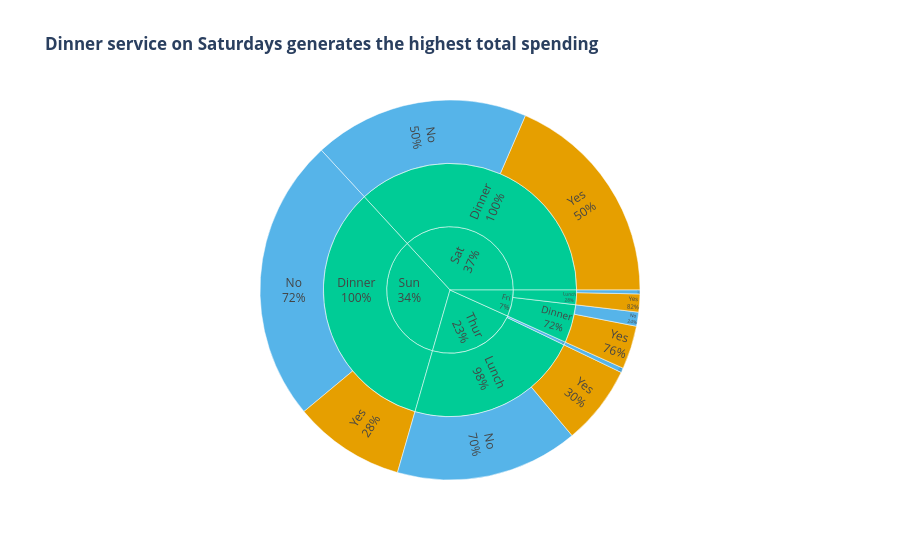

The code cell stored with this chart in its notebook:
### Markdown cell above
## Task 2 — Sunburst: tipping behaviour by day and meal time

**What to build:** A sunburst chart using the built-in `tips` dataset showing how **total bill amount** is distributed across day → time → smoker status.

**Requirements:**
- Load tips with `px.data.tips()`
- Aggregate **total bill** (sum of `total_bill`) per group — not count
- Hierarchy: `path=['day', 'time', 'smoker']`
- Colour encodes smoker status with a CVD-safe blue/orange palette
- Grey out parent nodes (day and time level)
- Use `percent parent` for text labels
- Insight title describing where the most spending happens

> 💡 `tips.groupby(['day', 'time', 'smoker'])['total_bill'].sum().reset_index()`

### Code cell
# Task 2
# YOUR CODE HERE
tips = px.data.tips()

tips_agg = tips.groupby(['day', 'time', 'smoker'])['total_bill'].sum().reset_index()

fig2 = px.sunburst(
    tips_agg,
    path=['day', 'time', 'smoker'],
    values='total_bill',
    color='smoker',
    color_discrete_map={
        'Yes': '#E69F00', 
        'No': '#56B4E9'   
    },
    title="<b>Dinner service on Saturdays generates the highest total spending</b>"
)

fig2.update_traces(
    textinfo="label+percent parent",
    insidetextorientation='radial',
    leaf=dict(opacity=1),
    marker=dict(line=dict(color='white', width=0.5))
)

fig2.show()

### Figure 1 — Plotly figure (JSON) as saved in the notebook; plotly's stock layout.template omitted (floating-point values rounded to 4 significant figures)
{"data": [{"branchvalues": "total", "customdata": [["(?)"], ["(?)"], ["(?)"], ["(?)"], ["(?)"], ["(?)"], ["(?)"], ["(?)"], ["(?)"], ["No"], ["No"], ["No"], ["No"], ["No"], ["No"], ["No"], ["Yes"], ["Yes"], ["Yes"], ["Yes"], ["Yes"]], "domain": {"x": [0, 1], "y": [0, 1]}, "hovertemplate": "labels=%{label}<br>total_bill=%{value}<br>parent=%{parent}<br>id=%{id}<br>smoker=%{customdata[0]}<extra></extra>", "ids": ["Thur", "Sat", "Fri", "Thur/Lunch", "Sun/Dinner", "Sat/Dinner", "Fri/Lunch", "Fri/Dinner", "Sun", "Thur/Dinner", "Fri/Dinner/No", "Thur/Dinner/No", "Sun/Dinner/No", "Sat/Dinner/No", "Fri/Lunch/No", "Thur/Lunch/No", "Sun/Dinner/Yes", "Sat/Dinner/Yes", "Fri/Lunch/Yes", "Fri/Dinner/Yes", "Thur/Lunch/Yes"], "insidetextorientation": "radial", "labels": ["Thur", "Sat", "Fri", "Lunch", "Dinner", "Dinner", "Lunch", "Dinner", "Sun", "Dinner", "No", "No", "No", "No", "No", "No", "Yes", "Yes", "Yes", "Yes", "Yes"], "leaf": {"opacity": 1}, "marker": {"colors": ["#00cc96", "#00cc96", "#00cc96", "#00cc96", "#00cc96", "#00cc96", "#00cc96", "#00cc96", "#00cc96", "#56B4E9", "#56B4E9", "#56B4E9", "#56B4E9", "#56B4E9", "#56B4E9", "#56B4E9", "#E69F00", "#E69F00", "#E69F00", "#E69F00", "#E69F00"], "line": {"color": "white", "width": 0.5}}, "name": "", "parents": ["", "", "", "Thur", "Sun", "Sat", "Fri", "Fri", "", "Thur", "Fri/Dinner", "Thur/Dinner", "Sun/Dinner", "Sat/Dinner", "Fri/Lunch", "Thur/Lunch", "Sun/Dinner", "Sat/Dinner", "Fri/Lunch", "Fri/Dinner", "Thur/Lunch"], "textinfo": "label+percent parent", "type": "sunburst", "values": [1096.0, 1778.0, 325.9, 1078.0, 1627.0, 1778.0, 89.92, 236.0, 1627.0, 18.78, 57.7, 18.78, 1169.0, 884.8, 15.98, 751.3, 458.3, 893.6, 73.94, 178.3, 326.2]}], "layout": {"legend": {"tracegroupgap": 0}, "title": {"text": "<b>Dinner service on Saturdays generates the highest total spending</b>"}}}
